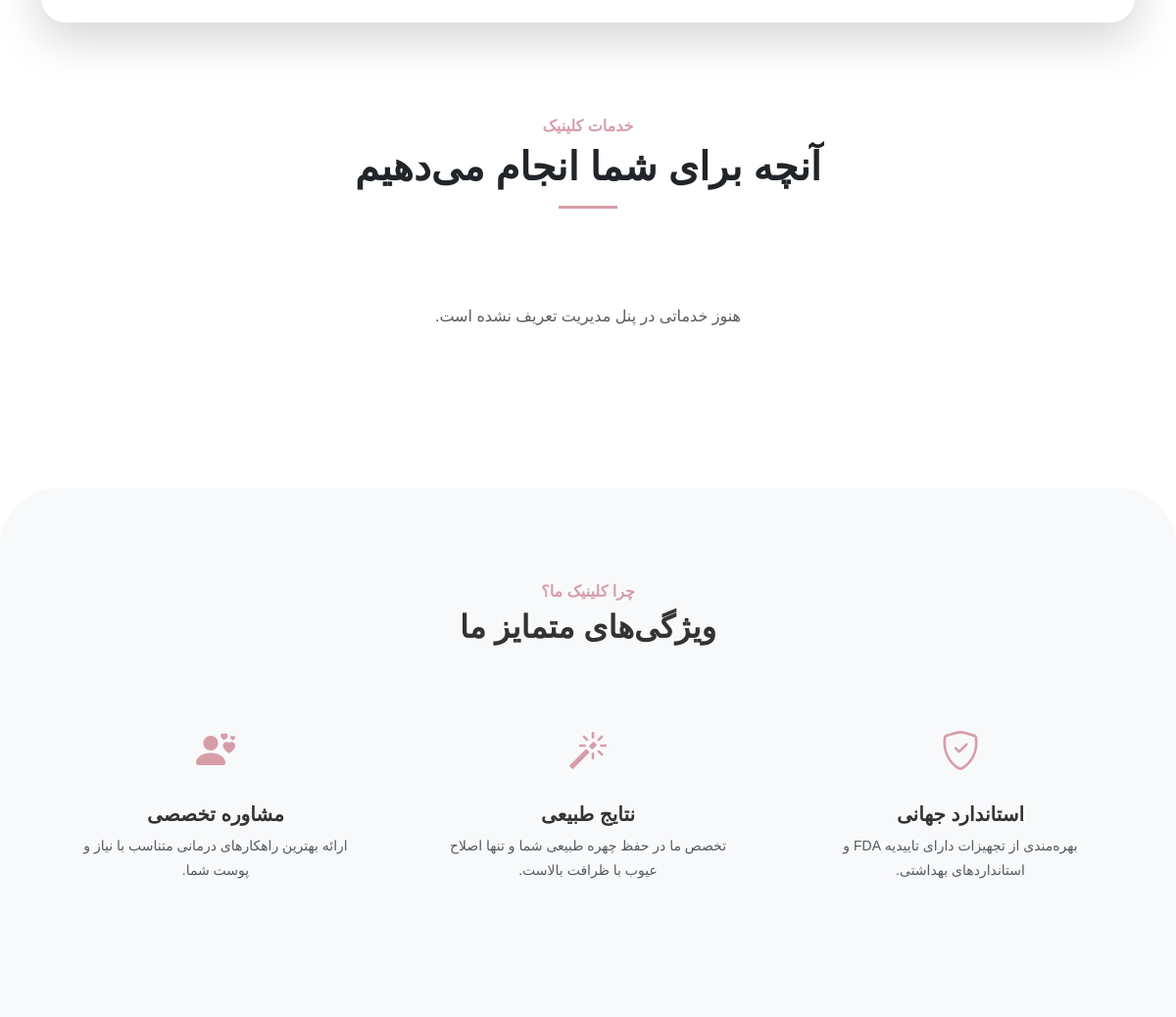
Before: / (middle part) with the older database file.
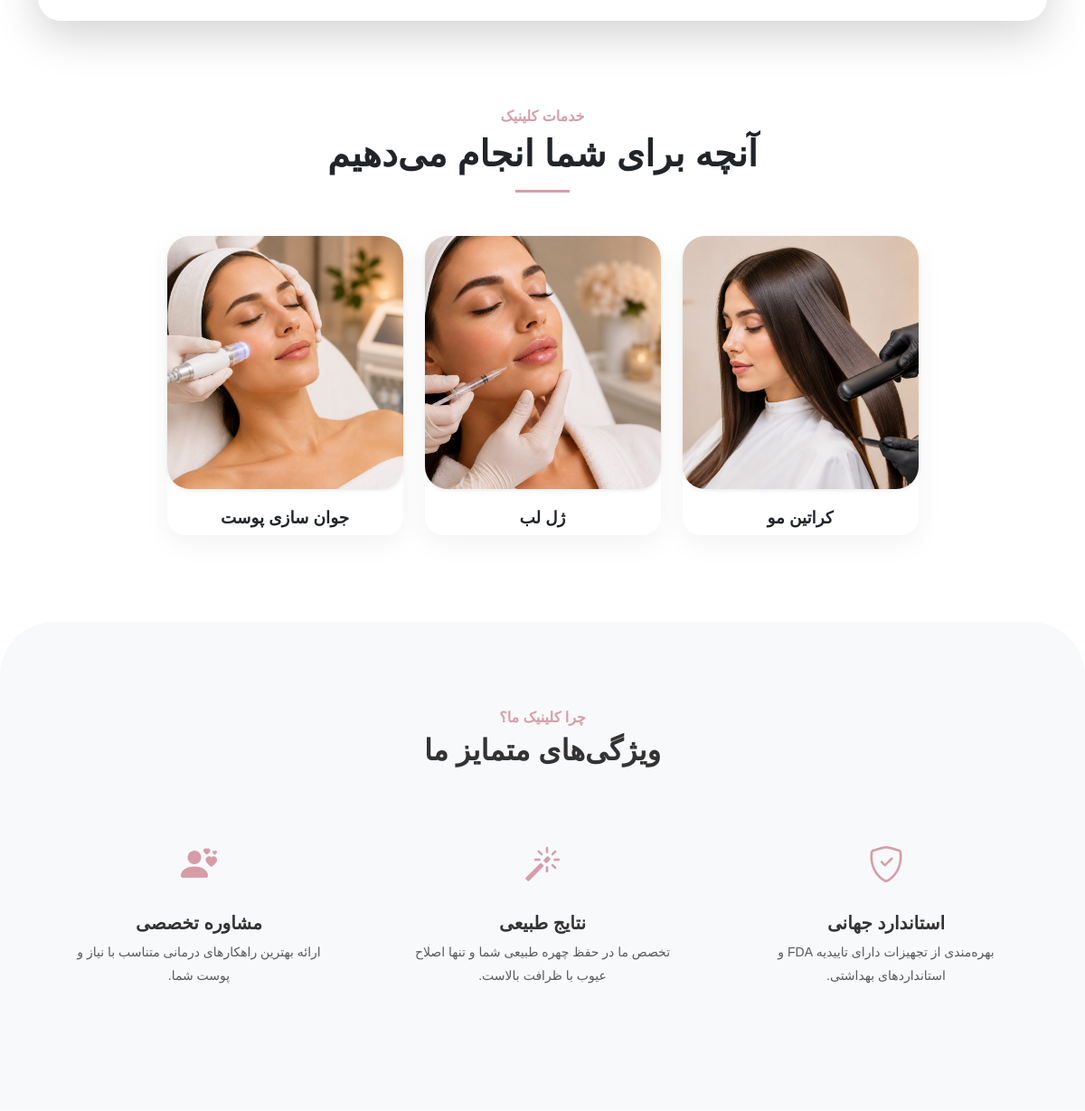
After: the same page with the newer database file.
### core/models.py (models this page shows, shortened)
class Service(models.Model):
    title = models.CharField(max_length=200, verbose_name="نام خدمت (مثلاً کراتین مو)")
    image = models.ImageField(upload_to='services/', verbose_name="تصویر خدمت")
    slug = models.SlugField(unique=True, verbose_name="شناسه در آدرس (انگلیسی)")
    description = models.TextField(verbose_name="توضیحات کامل خدمت")

### core/views.py (the view)
# urls.py: path('', views.home, name='home'),
def home(request):
    services = Service.objects.all()
    posts = Post.objects.all().order_by('-created_at')[:3]
    return render(request, 'index.html', {'services': services, 'posts': posts})

### templates/index.html (shortened to what this page needs)
{% extends 'base.html' %}
{% load static %}
{% block content %}
<section class="position-relative" style="margin-top: -60px; z-index: 10;">
    <div class="container">
        <div class="card border-0 shadow-lg rounded-4">
            <div class="card-body py-4 text-center">
            </div>
        </div>
    </div>
</section>
<section id="services" class="py-5 bg-white">
    <div class="container py-5">
        <div class="text-center mb-5" data-aos="fade-up">
            <h6 class="text-primary fw-bold text-uppercase">خدمات کلینیک</h6>
            <h2 class="fw-bold text-dark display-6">آنچه برای شما انجام می‌دهیم</h2>
            <div class="mx-auto mt-3" style="width: 60px; height: 3px; background: var(--primary-color);"></div>
        </div>
        <div class="row g-4 justify-content-center">
            {% for service in services %}
            <div class="col-6 col-md-4 col-lg-3" data-aos="zoom-in">
                <a href="{% url 'service_detail' service.slug %}" class="text-decoration-none group">
                    <div class="card h-100 border-0 bg-transparent service-card-minimal">
                        <div class="overflow-hidden rounded-4 shadow-sm mb-3 position-relative">
                            <img src="{{ service.image.url }}" class="img-fluid w-100 service-img"
                                 style="height: 280px; object-fit: cover;" alt="{{ service.title }}">
                        </div>
                        <div class="card-body p-0 text-center">
                            <h5 class="fw-bold text-dark service-card-title">{{ service.title }}</h5>
                        </div>
                    </div>
                </a>
            </div>
            {% empty %}
            <div class="col-12 text-center py-5">
                <p class="text-muted">هنوز خدماتی در پنل مدیریت تعریف نشده است.</p>
            </div>
            {% endfor %}
        </div>
    </div>
</section>
<section class="py-5 bg-light" style="border-radius: 60px 60px 0 0;">
    <div class="container py-5">
        <div class="text-center mb-5" data-aos="fade-up">
            <h6 class="text-primary fw-bold">چرا کلینیک ما؟</h6>
            <h2 class="fw-bold">ویژگی‌های متمایز ما</h2>
        </div>
        <div class="row g-4 text-center">
            <div class="col-md-4" data-aos="fade-up" data-aos-delay="100">
                <div class="p-4 border-0 bg-transparent">
                    <div class="fs-1 text-primary mb-3"><i class="bi bi-shield-check"></i></div>
                    <h5 class="fw-bold">استاندارد جهانی</h5>
                    <p class="text-muted small">بهره‌مندی از تجهیزات دارای تاییدیه FDA و استانداردهای بهداشتی.</p>
                </div>
            </div>
            <div class="col-md-4" data-aos="fade-up" data-aos-delay="200">
                <div class="p-4 border-0 bg-transparent">
                    <div class="fs-1 text-primary mb-3"><i class="bi bi-magic"></i></div>
                    <h5 class="fw-bold">نتایج طبیعی</h5>
                    <p class="text-muted small">تخصص ما در حفظ چهره طبیعی شما و تنها اصلاح عیوب با ظرافت بالاست.</p>
                </div>
            </div>
            <div class="col-md-4" data-aos="fade-up" data-aos-delay="300">
                <div class="p-4 border-0 bg-transparent">
                    <div class="fs-1 text-primary mb-3"><i class="bi bi-person-hearts"></i></div>
                    <h5 class="fw-bold">مشاوره تخصصی</h5>
                    <p class="text-muted small">ارائه بهترین راهکارهای درمانی متناسب با نیاز و پوست شما.</p>
                </div>
            </div>
        </div>
    </div>
</section>
<link href="https://unpkg.com/aos@2.3.1/dist/aos.css" rel="stylesheet">
<link rel="stylesheet" href="https://cdn.jsdelivr.net/npm/bootstrap-icons@1.11.1/font/bootstrap-icons.css">
{% endblock %}

### templates/base.html (shortened to what this page needs)
<!DOCTYPE html>
<html lang="fa" dir="rtl">
<head>
    <link rel="stylesheet" href="https://cdn.jsdelivr.net/npm/bootstrap@5.3.0/dist/css/bootstrap.rtl.min.css">
    <link href="https://cdn.jsdelivr.net/gh/rastikerdar/vazirmatn@v33.003/Vazirmatn-font-face.css" rel="stylesheet" type="text/css" />
    <link rel="stylesheet" href="https://cdnjs.cloudflare.com/ajax/libs/glightbox/3.2.0/css/glightbox.min.css">
</head>
<body>
    <main>
        {% block content %}{% endblock %}
    </main>
</body>
</html>

### templates/base.html (style rules this page uses)
:root { --primary-color: #d69da9; --primary-hover: #c58c98; --secondary-color: #6c757d; --accent-color: #fcf8f8; --dark-text: #4a4040; }
body { font-family: 'Vazirmatn', sans-serif; background-color: #ffffff; color: #333; line-height: 1.8; }
.text-primary { color: var(--primary-color) !important; }
.card { border: none; border-radius: 20px; box-shadow: 0 10px 30px rgba(0,0,0,0.05); transition: 0.4s ease; }

### templates/index.html (style rules this page uses)
.service-card-minimal { transition: transform 0.4s ease; }
.service-img { transition: transform 0.6s cubic-bezier(0.165, 0.84, 0.44, 1); }
.service-card-title { transition: color 0.3s ease; font-size: 1.15rem; margin-top: 5px; }
.rounded-4 { border-radius: 25px !important; }

Changed rows visible on the page:
added Service: image (picture), title "کراتین مو"
added Service: image (picture), title "ژل لب"
added Service: image (picture), title "جوان سازی پوست"
Other visible differences:
text no longer shown: "هنوز خدماتی در پنل مدیریت تعریف نشده است."
